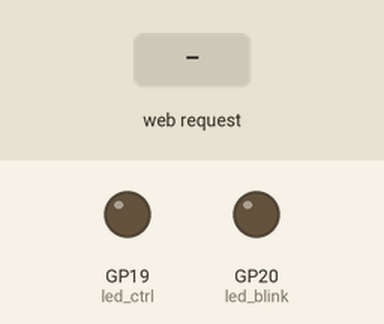
A program run on a simulated Raspberry Pi Pico running MicroPython. Parts: output pins drawn as LEDs (lit = HIGH). Dashed ring = blinking. The inputs (shaded band) are chosen by the test bench. WiFi joins after 1.5 s; random numbers come from a fixed seed; library files of the repository ran but are not shown: secrets.py; what the program prints to the serial console is not drawn.

Above: at 1.2 s.
1.3 s: HTTP request GET /lighton received
At 1.75 s:
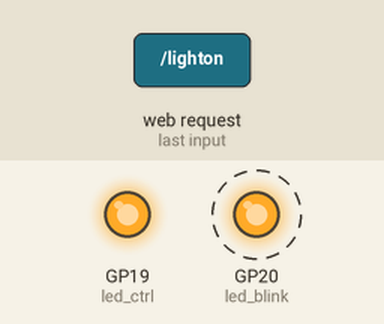
4.3 s: HTTP request GET /lightoff received
At 4.9 s:
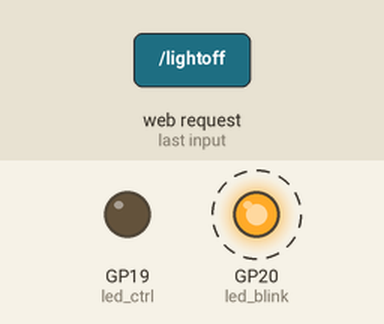
Timing chart, 0 to 16.3 s (numbered marks = the images above; inputs shaded):
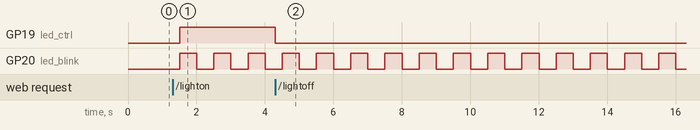

Measured:
- after the input at 1.3 s, GP19 (led_ctrl): LOW → HIGH after 0.21 s
- after the input at 4.3 s, GP19 (led_ctrl): HIGH → LOW at once
- by itself, GP20 (led_blink): alternates HIGH for 0.50 s and LOW for 0.50 s

The program:

Practice_Section_7_Styling___Extending_the_Web_Interface.py
```python
# main_async.py – Asynchronous Pico 2W Web Server
# Responsive Button Layout + Adding a Status Indicator
import asyncio
import network
import random
from machine import Pin

# ==========================================================
# Wi-Fi Credentials
# ==========================================================
from secrets import SSID, PASSWORD

# ==========================================================
# Hardware Setup
# ==========================================================
led_ctrl = Pin(19, Pin.OUT)     # Controlled from web page
led_blink = Pin(20, Pin.OUT)    # Background blinking LED

# Initial states
led_ctrl.off()
led_blink.off()

# ==========================================================
# HTML Web Page Template
# NOTE:
# - CSS braces use double braces {{ }}
# - Real placeholders remain single braces:
#   {state_badge}, {value}
# ==========================================================
HTML = """<!DOCTYPE html>
<html>
<head>
<meta name='viewport' content='width=device-width, initial-scale=1'>
<title>Pico 2W Async Web Server</title>

<style>
* {{ box-sizing: border-box; }}

body {{
    font-family: Arial, sans-serif;
    max-width: 600px;
    margin: auto;
    padding: 20px;
    background: #f9f9f9;
    color: #333;
}}

h1 {{
    color: #006480;
    border-bottom: 3px solid #006480;
    padding-bottom: 10px;
    text-align: center;
}}

h2 {{
    color: #E05A00;
    margin-top: 0;
}}

.card {{
    background: white;
    border-radius: 12px;
    padding: 20px;
    margin: 20px 0;
    box-shadow: 0 2px 8px rgba(0,0,0,0.1);
}}

.btn-group {{
    display: flex;
    gap: 12px;
    flex-wrap: wrap;
    justify-content: center;
    margin: 16px 0;
}}

button {{
    padding: 14px 32px;
    font-size: 1rem;
    font-weight: bold;
    border: none;
    border-radius: 10px;
    cursor: pointer;
    color: white;
    transition: 0.2s;
}}

button:hover {{
    opacity: 0.85;
    transform: scale(1.03);
}}

.on {{
    background: #4CAF50;
}}

.off {{
    background: #F44336;
}}

.fetch {{
    background: #2196F3;
}}

.state {{
    font-size: 1.4rem;
    font-weight: bold;
}}

.on-state {{
    color: #4CAF50;
}}

.off-state {{
    color: #F44336;
}}

.value {{
    font-size: 2rem;
    font-weight: bold;
    color: #2196F3;
}}

.footer {{
    text-align: center;
    margin-top: 30px;
    font-size: 0.9rem;
    color: #777;
}}
</style>
</head>

<body>

<h1>Pico 2W Asynchronous Web Server</h1>

<div class="card">
    <h2>LED Control</h2>
    <div class="btn-group">
        <a href="/lighton"><button class="on">Turn ON</button></a>
        <a href="/lightoff"><button class="off">Turn OFF</button></a>
    </div>
    <p>LED State: {state_badge}</p>
</div>

<div class="card">
    <h2>Sensor Value</h2>
    <div class="btn-group">
        <a href="/value"><button class="fetch">Fetch Value</button></a>
    </div>
    <p class="value">{value}</p>
</div>

<div class="footer">
    Powered by Raspberry Pi Pico 2 W and MicroPython
</div>

</body>
</html>
"""

# ==========================================================
# Global Variables
# ==========================================================
led_state = 'OFF'
value = 0


# ==========================================================
# Task 1: Blink LED Independently
# ==========================================================
async def task_blink():
    while True:
        led_blink.toggle()
        await asyncio.sleep(0.5)


# ==========================================================
# Task 2: Background Task
# ==========================================================
async def task_background():
    counter = 0
    while True:
        counter += 1
        print("Background task tick:", counter)
        await asyncio.sleep(2)


# ==========================================================
# Task 3: Handle HTTP Client Requests
# ==========================================================
async def handle_client(reader, writer):
    global led_state, value

    try:
        # Read HTTP request
        request = await reader.read(1024)
        request = request.decode('utf-8')

        # Show request line in terminal
        first_line = request.split('\r\n')[0]
        print("HTTP Request:", first_line)

        # Process URL routes
        if 'GET /lighton' in request:
            led_ctrl.on()
            led_state = 'ON'

        elif 'GET /lightoff' in request:
            led_ctrl.off()
            led_state = 'OFF'

        elif 'GET /value' in request:
            value = random.randint(0, 100)

        # Create colored LED status badge
        color_class = 'on-state' if led_state == 'ON' else 'off-state'
        state_badge = (
            '<span class="state {cls}">{st}</span>'
            .format(cls=color_class, st=led_state)
        )

        # Generate HTML page
        body = HTML.format(
            state_badge=state_badge,
            value=value
        )

        # HTTP headers
        headers = (
            "HTTP/1.0 200 OK\r\n"
            "Content-Type: text/html; charset=utf-8\r\n"
            "Content-Length: {}\r\n"
            "Connection: close\r\n"
            "\r\n"
        ).format(len(body))

        # Send response
        writer.write(headers.encode('utf-8'))
        writer.write(body.encode('utf-8'))
        await writer.drain()

    except Exception as e:
        print("Client error:", e)

    finally:
        try:
            writer.close()
            await writer.wait_closed()
        except:
            pass


# ==========================================================
# Connect to Wi-Fi
# ==========================================================
async def connect_wifi():
    wlan = network.WLAN(network.STA_IF)
    wlan.active(True)

    # If already connected
    if wlan.isconnected():
        print("Already connected.")
        print("🌐 IP Address :", wlan.ifconfig()[0])
        return wlan

    # Connect to Wi-Fi
    print(f"\n🔌 Connecting to Wi-Fi: {SSID}", end="")
    wlan.connect(SSID, PASSWORD)

    timeout = 20
    while not wlan.isconnected() and timeout > 0:
        print(".", end="")
        await asyncio.sleep(0.5)
        timeout -= 1

    print()

    if wlan.isconnected():
        print(f"📡 Wi-Fi: {SSID} ✅ Connected Successfully!")
        print("🌐 IP Address :", wlan.ifconfig()[0])
        print("📡 Subnet Mask:", wlan.ifconfig()[1])
        print("🚪 Gateway    :", wlan.ifconfig()[2])
        print("🧭 DNS Server :", wlan.ifconfig()[3])
        return wlan
    else:
        raise RuntimeError("Wi-Fi connection failed.")


# ==========================================================
# Main Program
# ==========================================================
async def main():
    # Connect to Wi-Fi
    wlan = await connect_wifi()

    # Start background tasks
    asyncio.create_task(task_blink())
    asyncio.create_task(task_background())

    # Start asynchronous web server
    await asyncio.start_server(handle_client, "0.0.0.0", 80)

    print("🌐 Async server listening on port 80")
    print("📱 Open your browser and visit:")
    print("   http://" + wlan.ifconfig()[0])

    # Keep the event loop alive forever
    while True:
        await asyncio.sleep(1)


# ==========================================================
# Program Entry Point
# ==========================================================
try:
    asyncio.run(main())
except KeyboardInterrupt:
    print("\n🛑 Program stopped by user.")
except Exception as e:
    print("\n❌ Error:", e)
finally:
    try:
        led_ctrl.off()
        led_blink.off()
    except:
        pass
```
